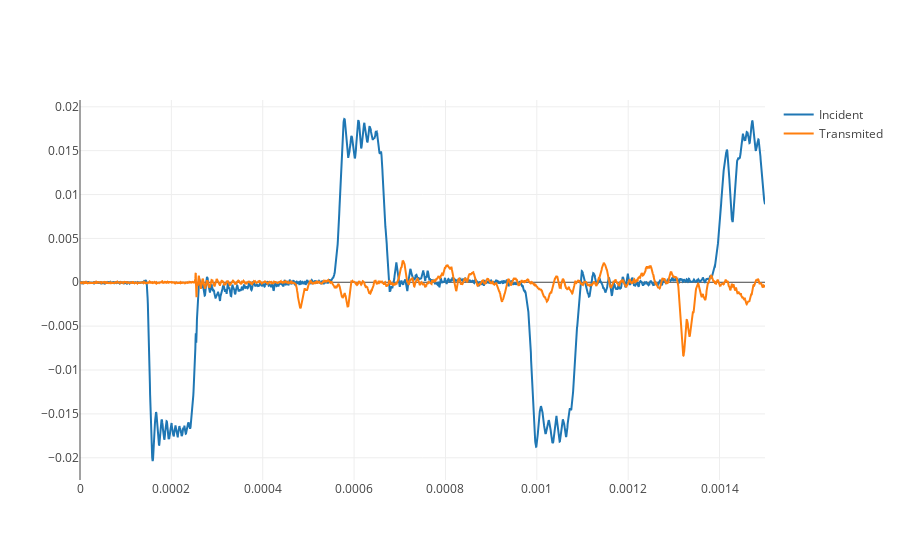

Source (notebook cell):
### Code cell
fig1 = go.Figure(layout=dict(template = "none"))
fig1.add_trace(go.Scatter(x = time, y = incid, name = "Incident"))
fig1.add_trace(go.Scatter(x = time, y = trans, name = "Transmited"))
fig1.show()

### Figure 1 — Plotly figure (JSON) as saved in the notebook; plotly's stock layout.template omitted (floating-point values rounded to 4 significant figures; data arrays with more than 128 entries replaced by an {"elided": "..."} marker saying what was removed)
{"data": [{"name": "Incident", "type": "scatter", "x": {"elided": "3000 float values"}, "y": {"elided": "3000 float values"}}, {"name": "Transmited", "type": "scatter", "x": {"elided": "3000 float values"}, "y": {"elided": "3000 float values"}}], "layout": {}}
